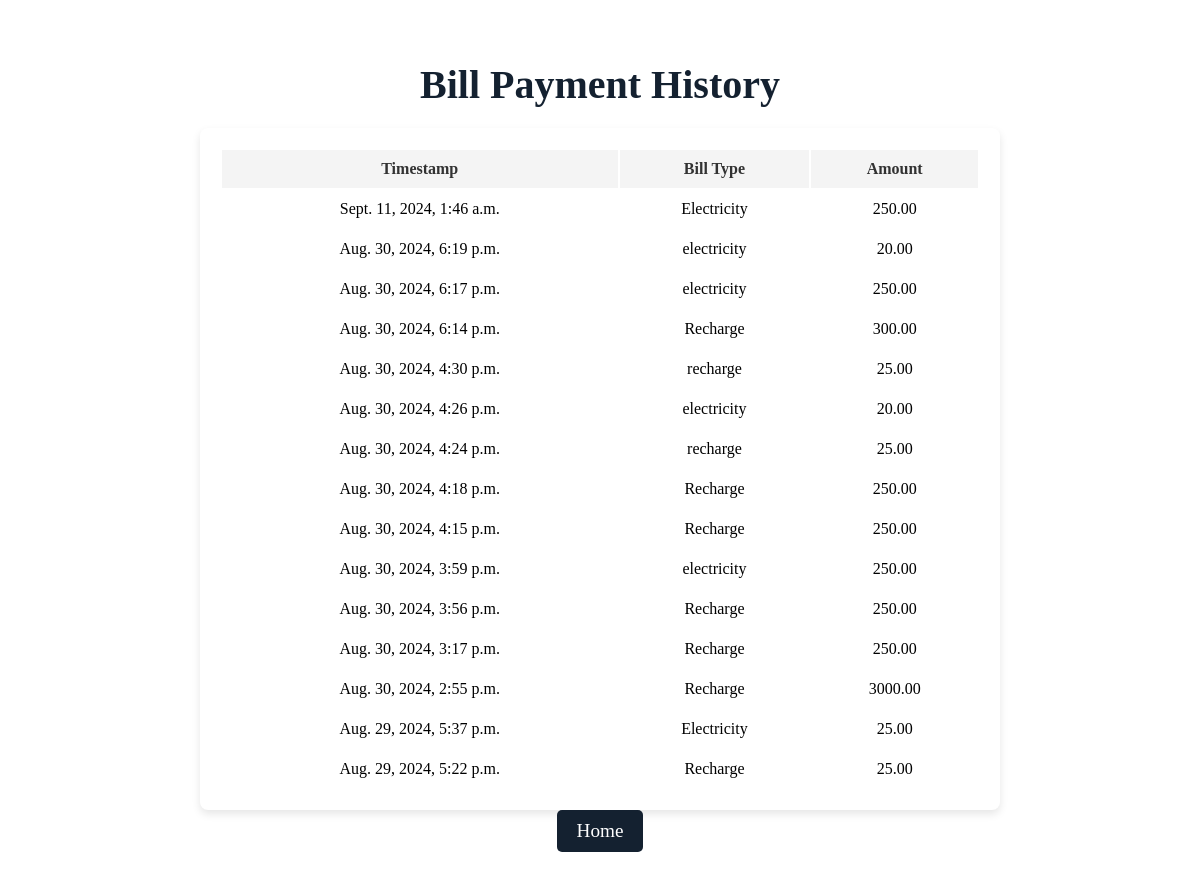
/bill_payment_history/ (signed in), run on the app's committed database.
### accounts/models.py (models this page shows)
class BillPayment(models.Model):
    account = models.ForeignKey(Account, on_delete=models.CASCADE)
    amount = models.DecimalField(max_digits=10, decimal_places=2)
    bill_type = models.CharField(max_length=255)
    timestamp = models.DateTimeField(auto_now_add=True)
    class Meta:
        ordering = ['-timestamp']

### accounts/views.py (the view)
# urls.py: path('bill_payment_history/', views.bill_payment_history, name='bill_payment_history'),
@login_required
def bill_payment_history(request):
    try:
        user_account = Account.objects.get(user=request.user)
        print(f'User Account: {user_account}')  # Debugging
        bill_payments = BillPayment.objects.filter(account=user_account).order_by('-timestamp')
        print(f'Bill Payments: {bill_payments}')  # Debugging
        return render(request, 'bill_payment_history.html', {'bill_payments': bill_payments})
    except Account.DoesNotExist:
        messages.error(request, 'Account not found.')
        return redirect('login')

### accounts/models.py (called while the page is built)
    def __str__(self):
        return f"{self.user.username}'s Account"

### accounts/templates/bill_payment_history.html (shortened to what this page needs)
{% block content %}
    <main>
        <h2>Bill Payment History</h2>
        {% if bill_payments %}
            <table>
                <thead>
                    <tr>
                        <th>Timestamp</th>
                        <th>Bill Type</th>
                        <th>Amount</th>
                    </tr>
                </thead>
                <tbody>
                    {% for payment in bill_payments %}
                        <tr>
                            <td>{{ payment.timestamp }}</td>
                            <td>{{ payment.bill_type }}</td>
                            <td>{{ payment.amount }}</td>
                        </tr>
                    {% endfor %}
                </tbody>
            </table>
        {% else %}
            <p>No bill payments found.</p>
        {% endif %}
        <a href="{% url 'home' %}" class="home-button">Home</a>
    </main>
{% endblock %}

### accounts/templates/bill_payment_history.html (style rules this page uses)
main { flex: 1; display: flex; flex-direction: column; align-items: center; }
h2 { margin-bottom: 20px; color: #142130; font-size: 2.5em; text-align: center; }
table { background: #fff; padding: 20px; border-radius: 8px; box-shadow: 0 4px 8px rgba(0, 0, 0, 0.1); max-width: 800px; width: 100%; }
th, td { text-align: center; padding: 10px; }
th { background-color: #f4f4f4; color: #323232; }
.home-button { display: inline-block; margin-bottom: 20px; padding: 10px 20px; background-color: #142130; color: #fff; text-decoration: none; border-radius: 5px; font-size: 1.2em; text-align: center; }

### data on the page
BillPayment: timestamp "Sept. 11, 2024, 1:46 a.m.", bill_type "Electricity", amount "250.00"
BillPayment: timestamp "Aug. 30, 2024, 6:19 p.m.", bill_type "electricity", amount "20.00"
BillPayment: timestamp "Aug. 30, 2024, 6:17 p.m.", bill_type "electricity", amount "250.00"
BillPayment: timestamp "Aug. 30, 2024, 6:14 p.m.", bill_type "Recharge", amount "300.00"
BillPayment: timestamp "Aug. 30, 2024, 4:30 p.m.", bill_type "recharge", amount "25.00"
BillPayment: timestamp "Aug. 30, 2024, 4:26 p.m.", bill_type "electricity", amount "20.00"
BillPayment: timestamp "Aug. 30, 2024, 4:24 p.m.", bill_type "recharge", amount "25.00"
BillPayment: timestamp "Aug. 30, 2024, 4:18 p.m.", bill_type "Recharge", amount "250.00"
BillPayment: timestamp "Aug. 30, 2024, 4:15 p.m.", bill_type "Recharge", amount "250.00"
BillPayment: timestamp "Aug. 30, 2024, 3:59 p.m.", bill_type "electricity", amount "250.00"
BillPayment: timestamp "Aug. 30, 2024, 3:56 p.m.", bill_type "Recharge", amount "250.00"
BillPayment: timestamp "Aug. 30, 2024, 3:17 p.m.", bill_type "Recharge", amount "250.00"
BillPayment: timestamp "Aug. 30, 2024, 2:55 p.m.", bill_type "Recharge", amount "3000.00"
BillPayment: timestamp "Aug. 29, 2024, 5:37 p.m.", bill_type "Electricity", amount "25.00"
BillPayment: timestamp "Aug. 29, 2024, 5:22 p.m.", bill_type "Recharge", amount "25.00"
